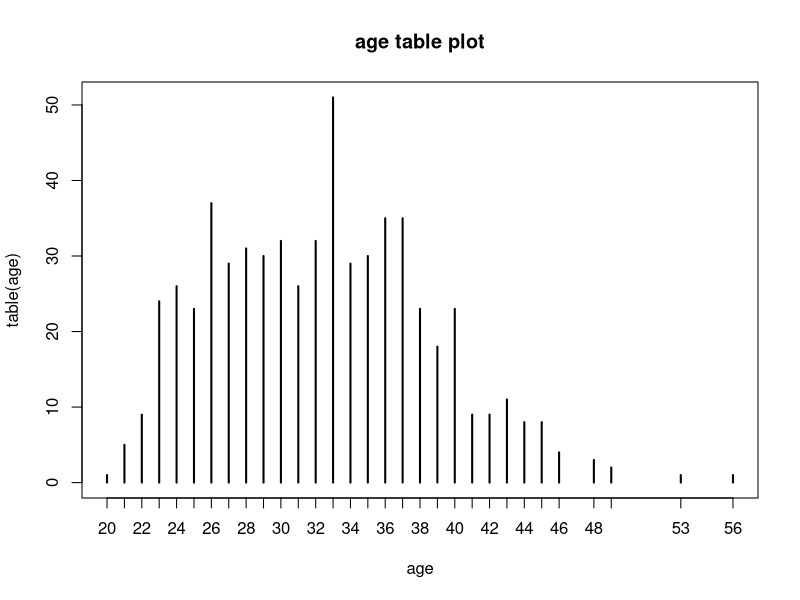
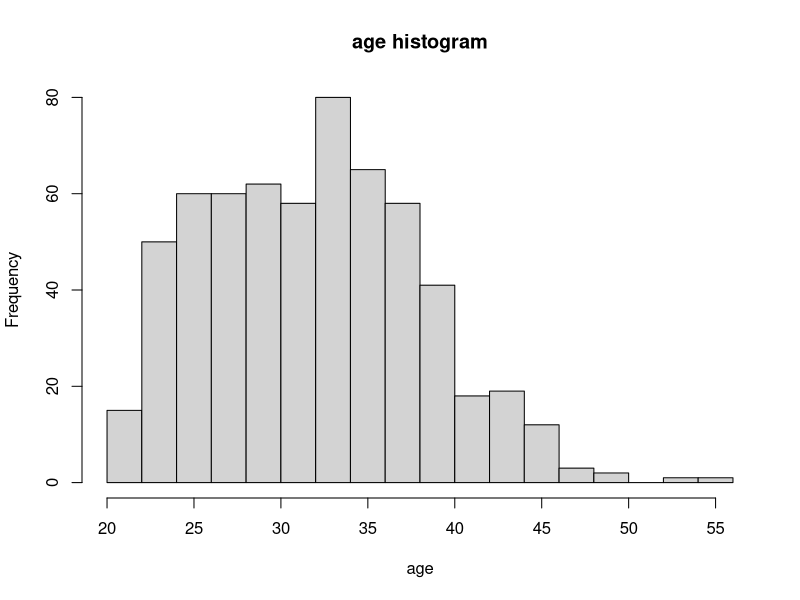
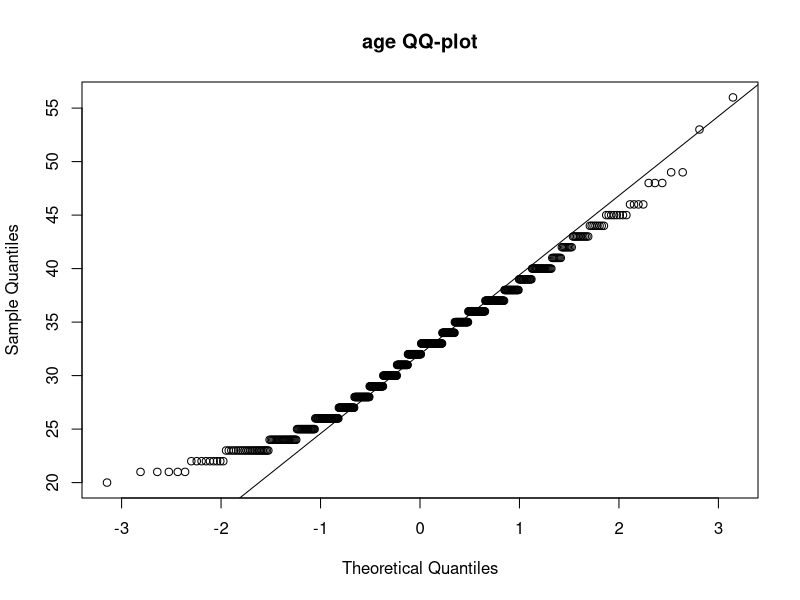
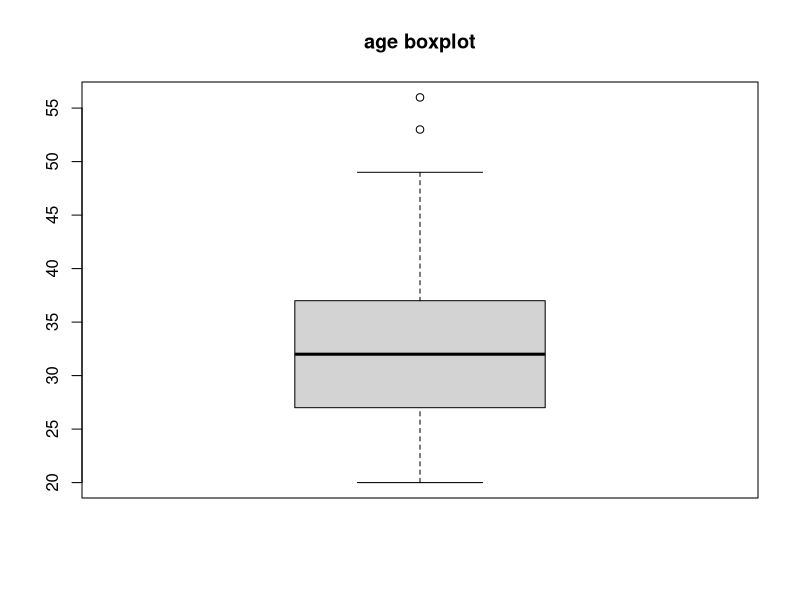
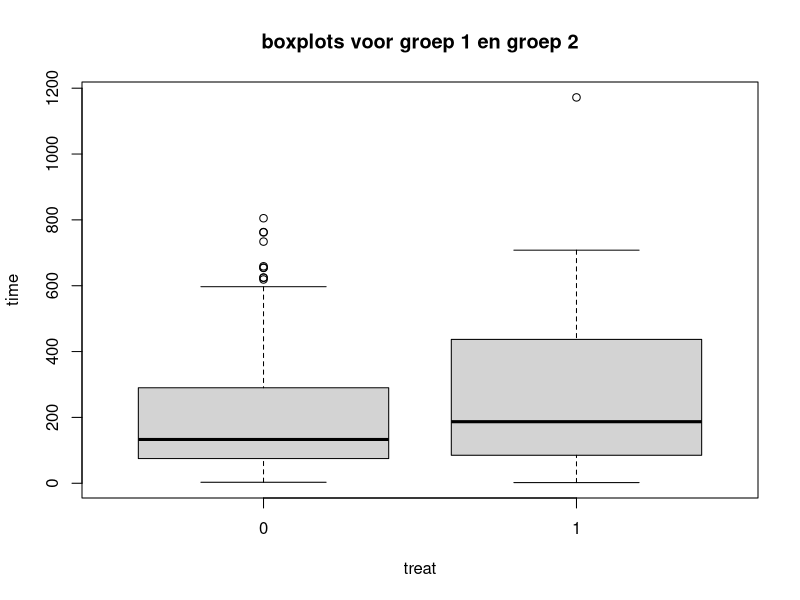
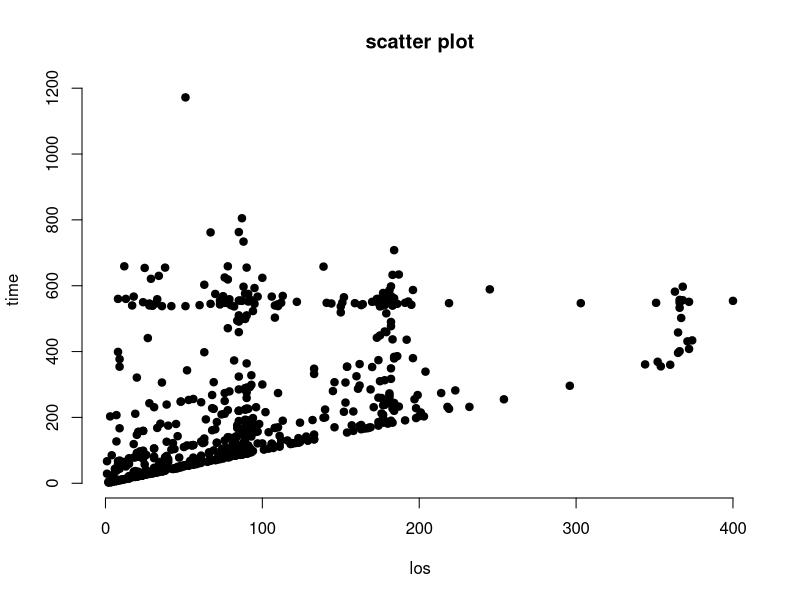
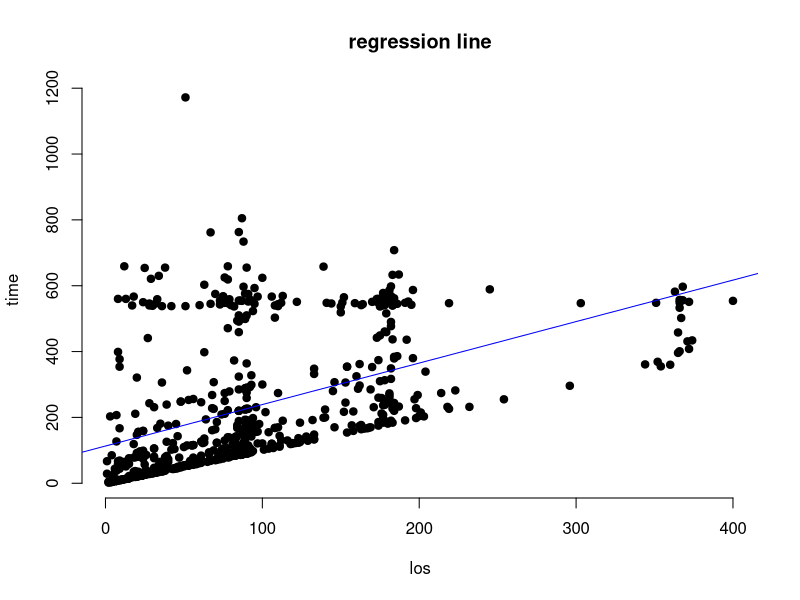

The R script that drew these images, in order:
#naam: Mohamed Darkaoui
#rolnummer: s0185350

data = read.csv(file="drugs_2021.csv", header=TRUE, sep=";")

i = 3
j = 5
k = 0

data = data[-c(k+1, j+1, i+1, j*k+1, i*j+1, i*k+1, i*j*k+1, i+j+k+1),]

###################################################
# vraag 1: verdeling en normaliteit va variabele age

age =  data$age


mean_age <- mean(age,na.rm = TRUE)
median_age <- median(age, na.rm = TRUE)
matrix_age <- t(age)
n_age <- NROW(!is.na(age))

sprintf("mean age: %s", mean_age)
sprintf("median age: %s", median_age)
sprintf("age sample size: %s", n_age)


png(file = "age/age_table.png")
plot(table(age), main="age table plot") 

png(file = "age/age_hist.png")
hist(age,breaks=16, main="age histogram")
##### 2 duidelijke uitschieters, ziet er rechts scheef uit #######

#normaliteit

png("age/age_qq.png")
qqnorm(age, main="age QQ-plot")
qqline(age)
#### korte staart langs lings
#### opnieuw 2 uitschieters waargenomen

png("age/age_boxplot.png")
boxplot(age, main="age boxplot")
### de +1.5 IQR is groter dan de -1.5 IQR (whiskers)
### mediaan ligt in het midden van IQR

# testen of data normaal verdeeld is 
shapiro.test(age) #Shapiro-Wilk normality test
### data is niet normaal verdeeld


# transofmatie pogingen
shapiro.test(log(age))
shapiro.test(age^2)
shapiro.test(age^(-1))
shapiro.test(sqrt(age))
shapiro.test(age^(1/3))
shapiro.test(age^(1/4))



###################################################
# vraag 2

# subsets
long_treatment_data<-data[data$treat=='1',]
short_treatment_data<-data[data$treat=='0',]


# gemiddelde
X0 = mean(short_treatment_data$time)
X1 = mean(long_treatment_data$time)

# variantie
S0 = sqrt(var(short_treatment_data$time))
S1 = sqrt(var(long_treatment_data$time))

# steekproefgrootte
N0 = nrow(short_treatment_data)
N1 = nrow(long_treatment_data)

df0 = N0-1
df1 = N1-1

print(paste0("X0: ", X0))
print(paste0("X1: ", X1))
print(paste0("S0: ", S0))
print(paste0("S1: ", S1))

time = data$time
treat = data$treat

# F-test voor varianties
var.test(time  ~ treat)

# AG voor varianties
qf(c(0.025,0.995),df0,df1)

png("oef2/boxplot.png")
boxplot(time ~ treat, main="boxplots voor groep 1 en groep 2")


data$treat <- as.character(data$treat)
# t-test: H1: µ0 - µ1 < 0
t.test(data$time ~ data$treat,mu=0, alternative = "less", var.equal = TRUE)

# AG voor test H1: µ1 > µ0
qt(1-0.025, 604)

###################################################
# vraag 3

hercoc = data$hercoc

table (treat, hercoc)
Xsq <- chisq.test(treat,hercoc)
Xsq$expected
Xsq


###################################################
# vraag4
png("oef4.png")
los <- data$los
time <- data$time

# Plot with main and axis titles
# Change point shape (pch = 19) and remove frame.
plot(los, time, main = "scatter plot",
     xlab = "los", ylab = "time",
     pch = 19, frame = FALSE)
# Add regression line
plot(los, time, main = "regression line",
     xlab = "los", ylab = "time",
     pch = 19, frame = FALSE)
abline(lm(time ~ los, data = mtcars), col = "blue")

cor.test(los, time, method="pearson")